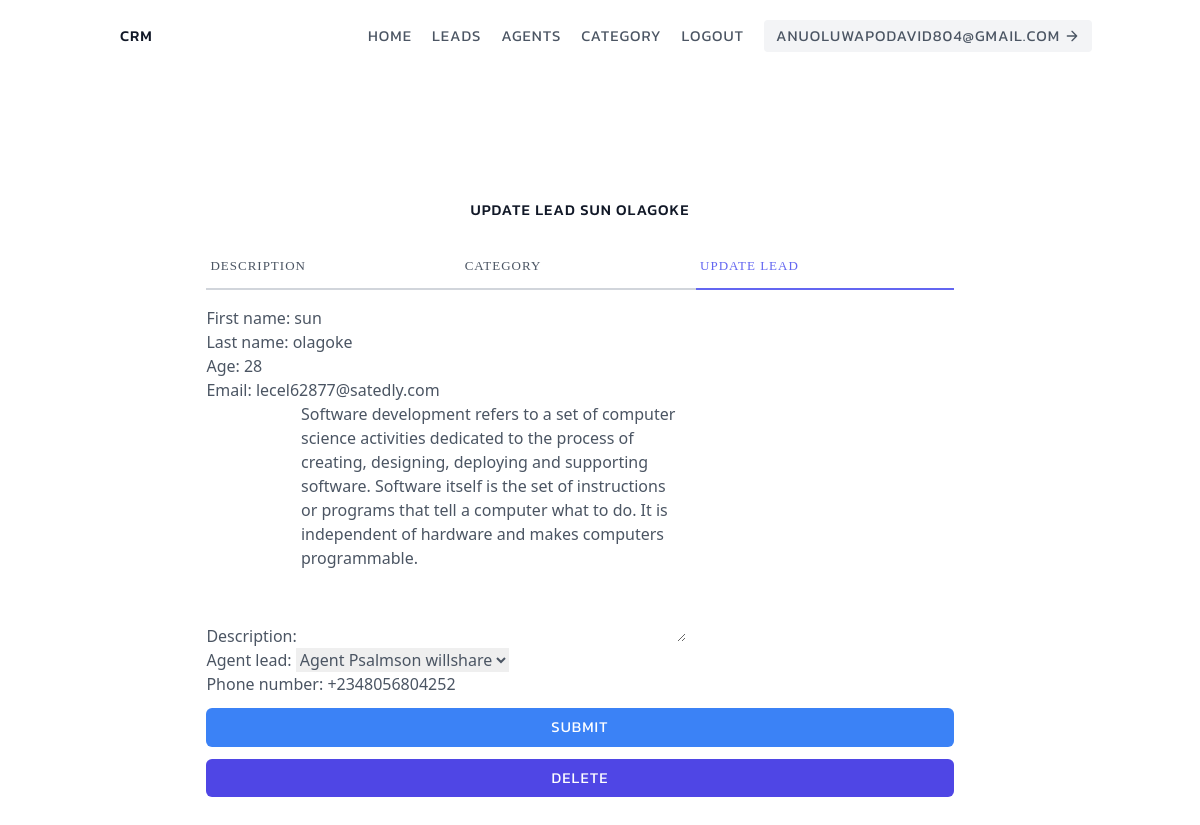
/leads/lead_update/7/ (signed in), run on the app's committed database.
### Leads/models.py (models this page shows, shortened)
class User(AbstractUser):
    is_orgarnizer = models.BooleanField(default=True)
    is_agent = models.BooleanField(default=False)

class UserLead(models.Model):
    first_name = models.CharField(max_length=150)
    last_name = models.CharField(max_length=150)
    age = models.IntegerField(default=20)
    email = models.EmailField(max_length=150)
    description = models.TextField()
    agent_lead = models.ForeignKey(UserAgent,null=True,blank=True,on_delete=models.SET_NULL)
    profile_lead = models.ForeignKey(UserProfile,on_delete=models.CASCADE)
    category_lead = models.ForeignKey(UserCategory, related_name='UserLead',null=True,blank=True,on_delete=models.SET_NULL)
    date_joined = models.DateTimeField(default=timezone.now)
    phone_regex = RegexValidator(regex=r'^\+?1?\d{9,15}$', message="Phone number must be entered in the format: '+999999999'. Up to 15 digits allowed.")
    phone_number = models.CharField(validators=[phone_regex], max_length=17, blank=True)

### Leads/views.py (the view, shortened to what this page needs)
# urls.py: path('lead_update/<int:pk>/',views.LeadUpdate.as_view(),name='lead_update'),
class LeadUpdate(OrgarnizerCheckLoginRequiredMixin,generic.UpdateView):
    context_object_name = 'lead_detail'
    template_name = 'Leads/lead_update.html'
    form_class = LeadModelForm
    def get_queryset(self):
        user = self.request.user
        if user.is_orgarnizer:
            queryset = UserLead.objects.filter(profile_lead = user.userprofile)
        return queryset

### Leads/forms.py
class LeadModelForm(forms.ModelForm):
    class Meta:
        model = UserLead
        fields = [
            'first_name',
            'last_name',
            'age',
            'email',
            'description',
            'agent_lead',
            'phone_number'
        ]

### Agents/mixins.py (called while the page is built)
    def dispatch(self, request, *args, **kwargs):
        if not request.user.is_authenticated or not request.user.is_orgarnizer:
            return redirect('lead_list')
        return super(OrgarnizerCheckLoginRequiredMixin,self).dispatch(request, *args, **kwargs)

### Leads/models.py (called while the page is built)
    def __str__(self):
        return f'Agent {self.user_agent.first_name} {self.user_agent.last_name}'

### Leads/templates/Leads/lead_update.html (shortened to what this page needs)
{% extends 'Leads/base.html' %}
{% load tailwind_filters %}
{% block content %}
<section class="text-gray-600 body-font overflow-hidden">
    <div class="container px-5 py-24 mx-auto">
      <div class="lg:w-4/5 mx-auto flex flex-wrap">
        <div class="lg:w-full w-full lg:pr-10 lg:py-6 mb-6 lg:mb-0">
          <h1 class="text-gray-900 text-3xl title-font font-medium mb-4 font text-center">Update Lead {{lead_detail.first_name}} {{lead_detail.last_name}}</h1>
          <div class="flex mb-4 ">
            <a href="{% url 'lead_detail' pk=lead_detail.pk %}" class="flex-grow border-b-2 border-gray-300 py-2 text-lg px-1 font2">Description</a>
            <a href="{% url 'category_update' pk=lead_detail.pk %}" class="flex-grow border-b-2 border-gray-300 py-2 text-lg px-1 font2">Category</a>
            <a class="flex-grow text-indigo-500 border-b-2 border-indigo-500 py-2 text-lg px-1 font2">Update Lead</a>
          </div>
              <form action="" method="POST">
                  {{form|crispy}}
                  <button type="submit" class="text-white w-full bg-blue-500 hover:bg-blue-600 px-5 py-2 mt-3 font rounded-md text-center">
                      Submit
                  </button>
              </form>
              <div class="flex"><a href="{% url 'lead_delete' pk=lead_detail.pk%}" class="bg-indigo-600 border-0 text-white w-full px-5 py-2 mt-3 font rounded-md text-center focus:outline-none hover:bg-indigo-500">Delete</a></div>
        </div>
      </div>
    </div>
  </section>
{% endblock content %}

### Leads/templates/Leads/navbar.html (shortened to what this page needs)
<header class="text-gray-600 body-font">
    <div class="container mx-auto flex flex-wrap p-5 flex-col md:flex-row items-center">
        <a class="flex title-font font-medium items-center text-gray-900 mb-4 md:mb-0">
            <span class="ml-3 font">CRM</span>
        </a>
        <nav class="md:ml-auto flex flex-wrap items-center text-base justify-center">
          {% if user.is_authenticated %}
            <a href="{% url 'landing_page' %}" class="mr-5 font">Home</a>
            <a href="{% url 'lead_list' %}" class="mr-5 font">Leads</a>
            {% if request.user.is_orgarnizer %}
            <a href="{% url 'agent_list' %}" class="mr-5 font">Agents</a>
            {% endif %}
            <a href="{% url 'category_list' %}" class="mr-5 font">Category</a>
            <a href="{% url 'logout' %}" class="mr-5 font">LogOut</a>
            <span class="inline-flex items-center bg-gray-100 border-0 py-1 px-3 focus:outline-none hover:bg-gray-200 rounded text-base mt-4 md:mt-0 font">{{user.email}}
              <svg fill="none" stroke="currentColor" stroke-linecap="round" stroke-linejoin="round" stroke-width="2" class="w-4 h-4 ml-1" viewBox="0 0 24 24">
                <path d="M5 12h14M12 5l7 7-7 7"></path>
              </svg>
            </span>
      {% endif %}
    </nav>
    </div>
</header>

### Leads/static/Leads/css/main.css (style rules this page uses)
.font { font-family: 'Kanit', sans-serif !important; text-transform:uppercase; letter-spacing:1px; font-size:15px; }
.font2 { font-family:'Times New Roman', Times, serif; font-size:13px; letter-spacing:1px; text-transform: uppercase; }

### data on the page
User: email "ANUOLUWAPODAVID804@GMAIL.COM"
UserLead: first_name "SUN", last_name "OLAGOKE", first_name "sun", last_name "olagoke", age "28", email "lecel62877@satedly.com", description "Software development refers to a set of computer science activities dedicated to the process of creating, designing, deploying and supporting software. Software itself is the set of instructions or programs that tell a computer what to do. It is independent of hardware and makes computers programmable.", agent_lead "Agent Psalmson willshare", phone_number "+2348056804252"
